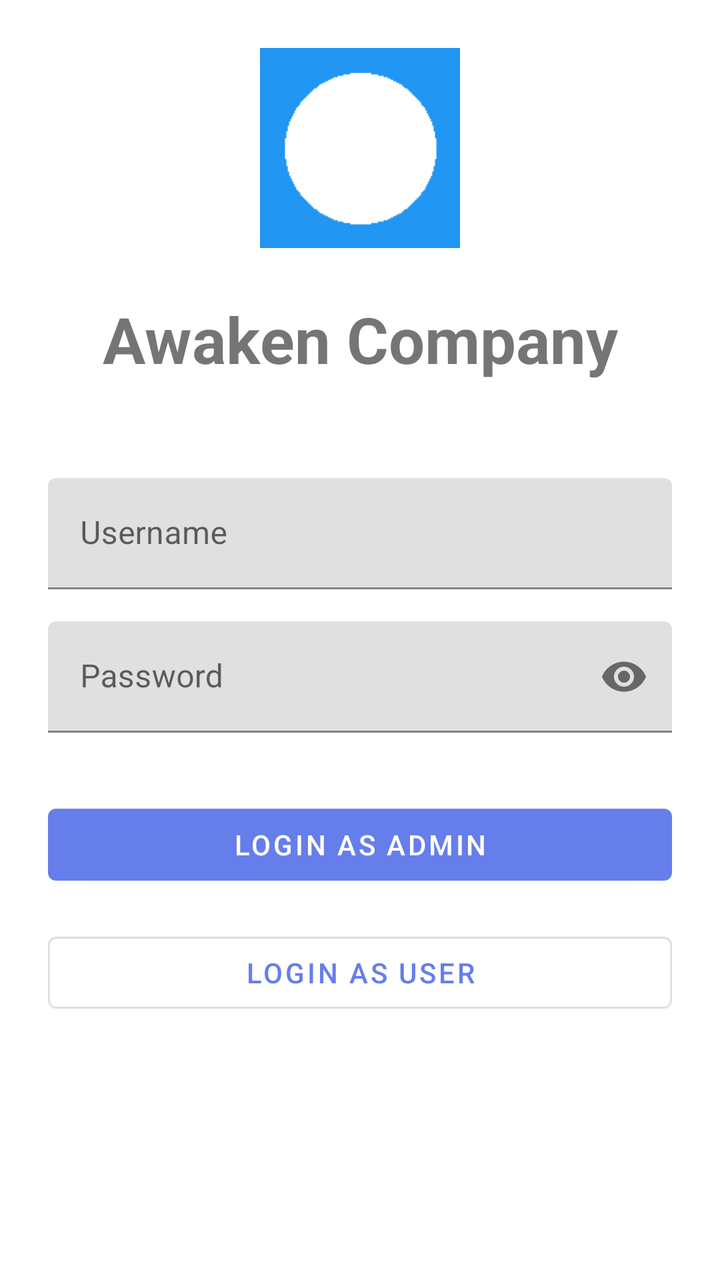
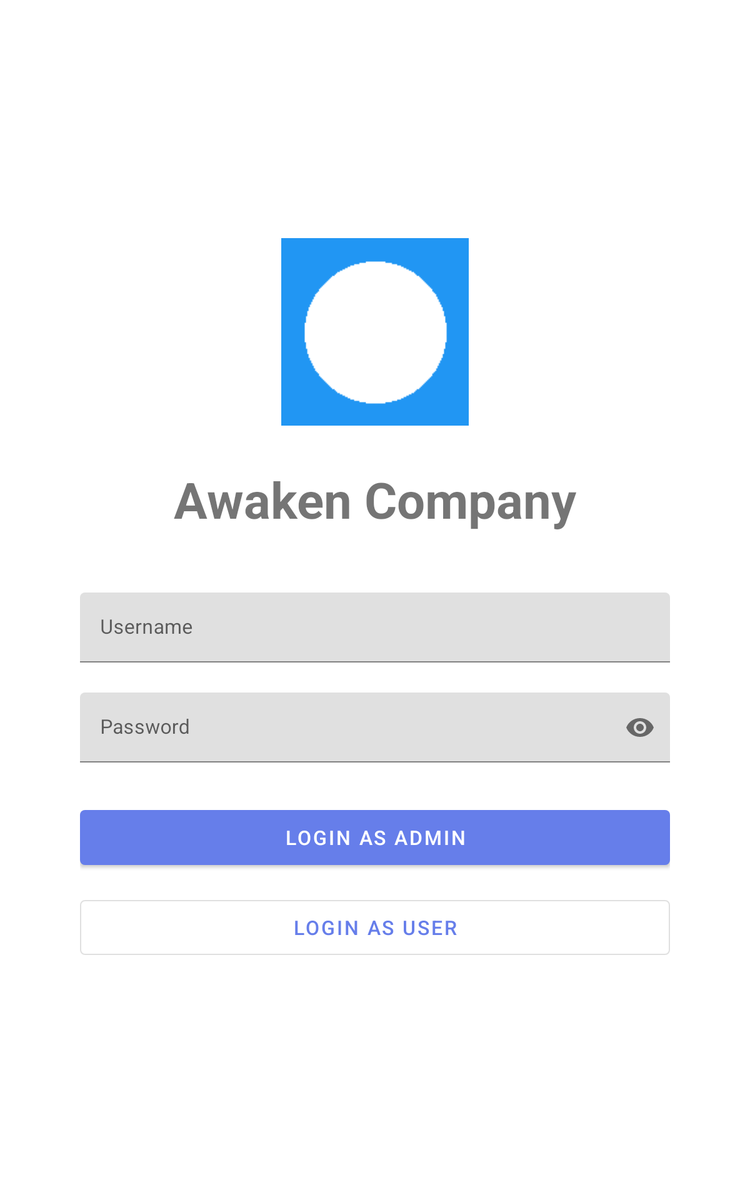

Compare how this app lays out the same screen by default and in its alternative resource folder. The renders come first, then the two layout files and the values they reference.
<!-- AndroidManifest.xml: application theme Theme.AwakenCompany -->
<!-- res/layout/activity_login.xml -->
<?xml version="1.0" encoding="utf-8"?>
<androidx.constraintlayout.widget.ConstraintLayout xmlns:android="http://schemas.android.com/apk/res/android"
    xmlns:app="http://schemas.android.com/apk/res-auto"
    android:layout_width="match_parent"
    android:layout_height="match_parent"
    android:padding="24dp">

    <ImageView
        android:id="@+id/ivLogo"
        android:layout_width="100dp"
        android:layout_height="100dp"
        android:src="@mipmap/ic_launcher"
        app:layout_constraintEnd_toEndOf="parent"
        app:layout_constraintStart_toStartOf="parent"
        app:layout_constraintTop_toTopOf="parent"
        app:layout_constraintVertical_bias="0.15" />

    <TextView
        android:id="@+id/tvTitle"
        android:layout_width="wrap_content"
        android:layout_height="wrap_content"
        android:layout_marginTop="24dp"
        android:text="@string/app_name"
        android:textSize="32sp"
        android:textStyle="bold"
        app:layout_constraintEnd_toEndOf="parent"
        app:layout_constraintStart_toStartOf="parent"
        app:layout_constraintTop_toBottomOf="@id/ivLogo" />

    <com.google.android.material.textfield.TextInputLayout
        android:id="@+id/tilUsername"
        android:layout_width="0dp"
        android:layout_height="wrap_content"
        android:layout_marginTop="48dp"
        android:hint="@string/username"
        app:layout_constraintEnd_toEndOf="parent"
        app:layout_constraintStart_toStartOf="parent"
        app:layout_constraintTop_toBottomOf="@id/tvTitle"
        app:layout_constraintWidth_max="600dp"
        >

        <com.google.android.material.textfield.TextInputEditText
            android:id="@+id/etUsername"
            android:layout_width="match_parent"
            android:layout_height="wrap_content"
            android:inputType="text" />

    </com.google.android.material.textfield.TextInputLayout>

    <com.google.android.material.textfield.TextInputLayout
        android:id="@+id/tilPassword"
        android:layout_width="0dp"
        android:layout_height="wrap_content"
        android:layout_marginTop="16dp"
        android:hint="@string/password"
        app:endIconMode="password_toggle"
        app:layout_constraintEnd_toEndOf="parent"
        app:layout_constraintStart_toStartOf="parent"
        app:layout_constraintTop_toBottomOf="@id/tilUsername"
        app:layout_constraintWidth_max="600dp"
        >

        <com.google.android.material.textfield.TextInputEditText
            android:id="@+id/etPassword"
            android:layout_width="match_parent"
            android:layout_height="wrap_content"
            android:inputType="textPassword" />

    </com.google.android.material.textfield.TextInputLayout>

    <com.google.android.material.button.MaterialButton
        android:id="@+id/btnAdminLogin"
        android:layout_width="0dp"
        android:layout_height="wrap_content"
        android:layout_marginTop="32dp"
        android:text="@string/login_as_admin"
        app:layout_constraintEnd_toEndOf="parent"
        app:layout_constraintStart_toStartOf="parent"
        app:layout_constraintTop_toBottomOf="@id/tilPassword"
        app:layout_constraintWidth_max="600dp" />

    <com.google.android.material.button.MaterialButton
        android:id="@+id/btnUserLogin"
        android:layout_width="0dp"
        android:layout_height="wrap_content"
        android:layout_marginTop="16dp"
        android:text="@string/login_as_user"
        style="@style/Widget.MaterialComponents.Button.OutlinedButton"
        app:layout_constraintEnd_toEndOf="parent"
        app:layout_constraintStart_toStartOf="parent"
        app:layout_constraintTop_toBottomOf="@id/btnAdminLogin"
        app:layout_constraintWidth_max="600dp" />

</androidx.constraintlayout.widget.ConstraintLayout>
<!-- resources referenced by this layout -->
<resources>
  <!-- mipmap ic_launcher: png bitmap (mipmap-hdpi, 397 bytes) -->
  <string name="app_name">Awaken Company</string>
  <string name="login_as_admin">Login as Admin</string>
  <string name="login_as_user">Login as User</string>
  <string name="password">Password</string>
  <string name="username">Username</string>
  <style name="Theme.AwakenCompany" parent="Theme.MaterialComponents.DayNight">
          <item name="colorPrimary">@color/primary</item>
          <item name="colorPrimaryVariant">@color/primary_dark</item>
          <item name="colorOnPrimary">@color/white</item>
      </style>
  <color name="primary">#667eea</color>
  <color name="primary_dark">#5568d3</color>
  <color name="white">#FFFFFF</color>
</resources>
<!-- res/layout-sw600dp/activity_login.xml (the repository's variant of the layout above) -->
<!-- drawn on a 7-inch tablet held upright -->
<?xml version="1.0" encoding="utf-8"?>
<androidx.constraintlayout.widget.ConstraintLayout xmlns:android="http://schemas.android.com/apk/res/android"
    xmlns:app="http://schemas.android.com/apk/res-auto"
    android:layout_width="match_parent"
    android:layout_height="match_parent"
    android:padding="32dp">

    <LinearLayout
        android:id="@+id/llLoginContainer"
        android:layout_width="0dp"
        android:layout_height="wrap_content"
        android:layout_marginStart="32dp"
        android:layout_marginEnd="32dp"
        android:orientation="vertical"
        app:layout_constraintBottom_toBottomOf="parent"
        app:layout_constraintEnd_toEndOf="parent"
        app:layout_constraintStart_toStartOf="parent"
        app:layout_constraintTop_toTopOf="parent"
        app:layout_constraintWidth_max="600dp">

        <ImageView
            android:id="@+id/ivLogo"
            android:layout_width="150dp"
            android:layout_height="150dp"
            android:layout_gravity="center_horizontal"
            android:layout_marginBottom="32dp"
            android:src="@mipmap/ic_launcher" />

        <TextView
            android:id="@+id/tvTitle"
            android:layout_width="wrap_content"
            android:layout_height="wrap_content"
            android:layout_gravity="center_horizontal"
            android:layout_marginBottom="48dp"
            android:text="@string/app_name"
            android:textSize="40sp"
            android:textStyle="bold" />

        <com.google.android.material.textfield.TextInputLayout
            android:id="@+id/tilUsername"
            android:layout_width="match_parent"
            android:layout_height="wrap_content"
            android:layout_marginBottom="24dp"
            android:hint="@string/username">

            <com.google.android.material.textfield.TextInputEditText
                android:id="@+id/etUsername"
                android:layout_width="match_parent"
                android:layout_height="wrap_content"
                android:inputType="text"
                android:minHeight="56dp" />

        </com.google.android.material.textfield.TextInputLayout>

        <com.google.android.material.textfield.TextInputLayout
            android:id="@+id/tilPassword"
            android:layout_width="match_parent"
            android:layout_height="wrap_content"
            android:layout_marginBottom="32dp"
            android:hint="@string/password"
            app:endIconMode="password_toggle">

            <com.google.android.material.textfield.TextInputEditText
                android:id="@+id/etPassword"
                android:layout_width="match_parent"
                android:layout_height="wrap_content"
                android:inputType="textPassword"
                android:minHeight="56dp" />

        </com.google.android.material.textfield.TextInputLayout>

        <com.google.android.material.button.MaterialButton
            android:id="@+id/btnAdminLogin"
            android:layout_width="match_parent"
            android:layout_height="wrap_content"
            android:layout_marginBottom="16dp"
            android:minHeight="56dp"
            android:text="@string/login_as_admin"
            android:textSize="16sp" />

        <com.google.android.material.button.MaterialButton
            android:id="@+id/btnUserLogin"
            android:layout_width="match_parent"
            android:layout_height="wrap_content"
            android:minHeight="56dp"
            android:text="@string/login_as_user"
            android:textSize="16sp"
            style="@style/Widget.MaterialComponents.Button.OutlinedButton" />

    </LinearLayout>

</androidx.constraintlayout.widget.ConstraintLayout>
